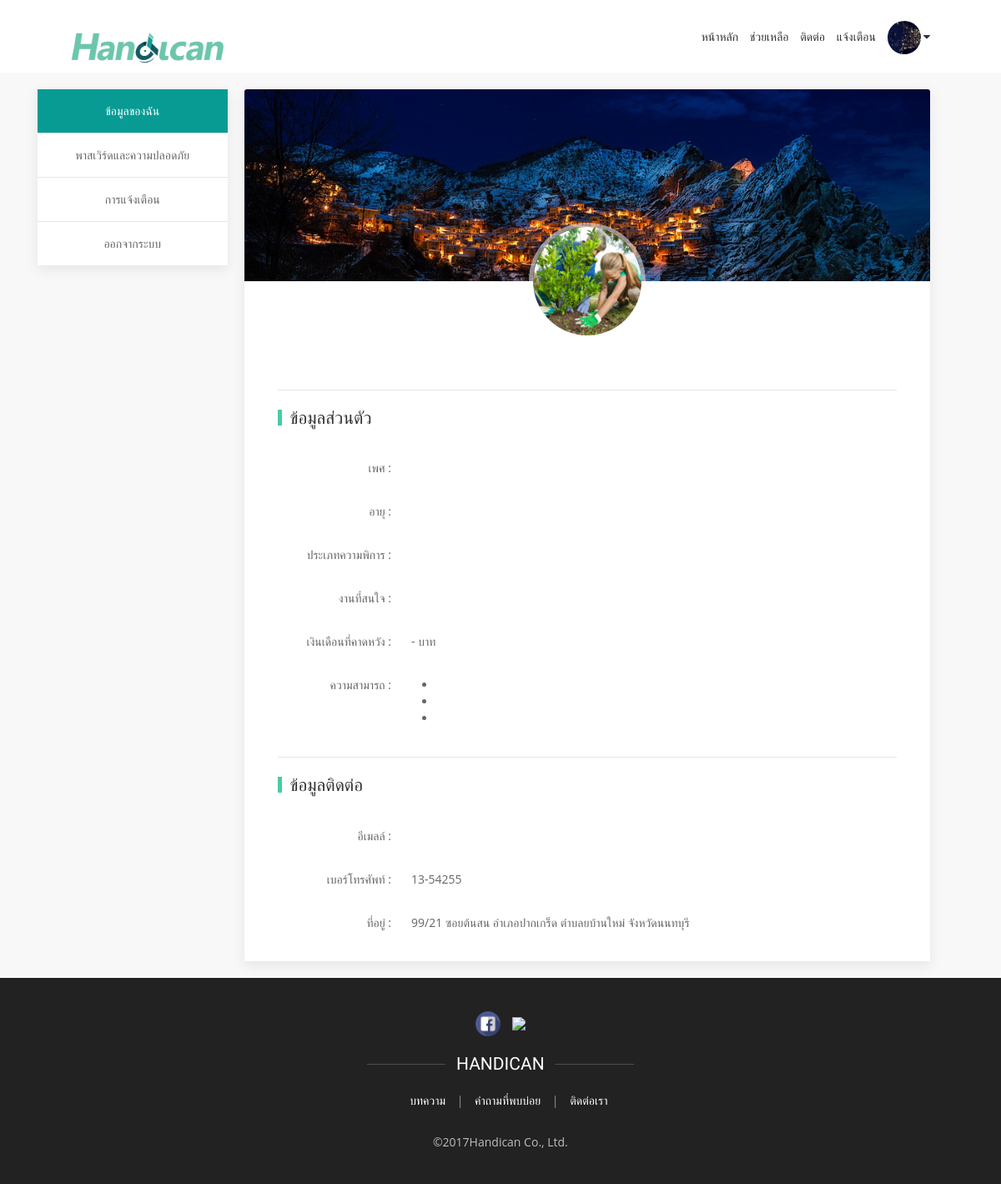
/accounts/settings/ (signed in), run on the app's committed database.
### myapp/models.py (models this page shows, shortened)
class CompanyInfo(models.Model):
	profile = models.ForeignKey(Profile, on_delete=models.SET_NULL,blank=True,null=True)
	th_name = models.CharField(max_length=100,editable=True )
	en_name = models.CharField(max_length=100,editable=True )
	phone_no = models.CharField(max_length=20,default="ไม่ระบุ")
	address = models.CharField(max_length=5000,default="ไม่ระบุ")
	info = models.CharField(max_length=5000,default="ไม่ระบุ")
	website = models.CharField(max_length=50,default="ไม่ระบุ")
	fax = models.CharField(max_length=30)
	company_type = models.CharField(max_length=100)
	get_more_info = models.BooleanField()
	created_at = models.DateTimeField(auto_now_add=True,null=True,)

class Profile(models.Model):
	user = models.ForeignKey(User, on_delete=models.SET_NULL,blank=True,null=True)
	profile_picture=models.ImageField(upload_to="profilePicture/",default="")
	created_at = models.DateTimeField(auto_now_add=True,null=True,)

### loginapp/views.py (the view)
# urls.py: url(r'^profile/(?P<dis_id>\d+)/(?P<job_id>\d+)$',views.disable_detail, name="dis_detail"),
@login_required
def profile(request):
    list_noti = []
    read =True
    profile = Profile.objects.get(user=request.user)
    if User.objects.filter(pk=request.user.id, groups__name='disability').exists() :
        dis = DisabilityInfo.objects.get(profile=profile)
        noti = Notifications.objects.filter(tarket=profile)
        for i in noti:
            temp = {'name': '', 'action': '', 'obj':'','time':None,'img':None,'is_read': False,
            'job_name':"",'job_id':0,'noti_id':0}
            p = Profile.objects.get(user=i.user)
            dis = CompanyInfo.objects.get(profile=p)
            temp['job_name'] = i.job.title_th
            temp['job_id'] = i.job.id
            temp['name'] = dis.th_name
            temp['action'] = i.action
            temp['obj'] = i.obj
            temp['time'] = i.created_at
            temp['is_read'] = i.is_read
            temp['img'] = p.profile_picture.url
            temp['noti_id'] = i.id
            print(temp['is_read'])
            list_noti.append(temp)
        return render(request, 'profile.html',{'dis':dis,'noti':list_noti})
    else :
        print("ds")
        return  redirect('company_profile')

### loginapp/templates/profile.html (shortened to what this page needs)
{% extends 'base.html' %} {% load static %}{% load widget_tweaks %} {% block content %}
    <div class="uk-background-muted ">
        <br>
        <div class="container">
            <div uk-grid>
                <div class="uk-width-1-4@m uk-text-center">
                    <div class=" uk-card uk-card-default uk-card-body  uk-padding-remove uk-margin-right   ">
                        <table class="uk-table uk-table-divider"  >
                            <tbody>
                                <tr >
                                    <td class="click-detail"><a  class="uk-link-reset "  > ข้อมูลของฉัน</a></td>
                                </tr>
                                <tr>
                                    <td class="click-password" ><a href="" class="uk-link-reset " >พาสเวิร์ดและความปลอดภัย</a></td>
                                </tr >
                                <tr >
                                    <td class="click-noti" ><a class="uk-link-reset ">การแจ้งเตือน</a></td>
                                </tr>
                                <tr >
                                    <td><a class="uk-link-reset " href="{% url 'logout' %}">ออกจากระบบ</a></td>
                                </tr>
                            </tbody>
                        </table>
                    </div>
                </div>
                <div class="uk-width-3-4@m" uk-grid>
                    <div class="uk-card uk-card-default uk-padding-remove-left uk-width-1-1" >
                        <div id="detail">
                            <div class="card hovercard  uk-margin-remove-top "  >
                                <div class="cardheader">
                                </div>
                                <div class="avatar">
                                    <img src=" {{dis.profile.profile_picture.url}}" class="inImgProfile"  alt="">
                                </div>
                            </div>
                            <div class="uk-container ">
                                <hr >
                                <h2 class="uk-heading-bullet uk-margin-remove-top ">ข้อมูลส่วนตัว </h2>
                                <table class="uk-table ">
                                    <tbody>
                                        <tr >
                                            <td class="uk-width-1-5 uk-text-right">เพศ : </td>
                                            <td class="uk-table-expand"> {{dis.sex}}</td>
                                        </tr>
                                        <tr>
                                            <td class="uk-text-right ">อายุ : </td>
                                            <td class="uk-table-expand">{{dis.age}}</td>
                                        </tr>
                                        <tr>
                                            <td class="uk-text-right ">ประเภทความพิการ : </td>
                                            <td class="uk-table-expand">{{dis.disability_cate}}</td>
                                        </tr>
                                        <tr>
                                            <td class="uk-text-right">งานที่สนใจ :</td>
                                            <td class="uk-table-expand">
                                            </td>
                                        </tr>
                                        <tr>
                                            <td class="uk-text-right">เงินเดือนที่คาดหวัง :</td>
                                            <td class="uk-table-expand">{{dis.expected_salary1}} - {{dis.expected_salary2}} บาท</td>
                                        </tr>
                                        <tr>
                                            <td class="uk-text-right">ความสามารถ :</td>
                                            <td class="uk-table-expand">
                                                <ul>
                                                    <li> {{dis.talent}}</li>
                                                    <li>{{dis.talent2}} </li>
                                                    <li> {{dis.talent3}}</li>
                                                </ul>
                                            </td>
                                        </tr>
                                    </tbody>
                                </table>
                                <hr>
                                <h2 class="uk-heading-bullet uk-margin-remove-top ">ข้อมูลติดต่อ </h2>
                                <table class="uk-table">
                                    <tbody>
                                        <tr>
                                            <td class="uk-width-1-5 uk-text-right">อีเมลล์ :</td>
                                            <td class="uk-table-expand">{{dis.email}}</td>
                                        </tr>
                                        <tr>
                                            <td class="uk-text-right">เบอร์โทรศัพท์ :</td>
                                            <td class="uk-table-expand">
                                                {{dis.phone_no}}
                                            </td>
                                        </tr>
                                        <tr>
                                            <td class="uk-text-right">ที่อยู่ :</td>
                                            <td class="uk-table-expand">
                                                {{dis.address}} {{dis.province}}
                                            </td>
                                        </tr>
                                    </tbody>
                                </table>
                            </div>
                        </div>
                    <br>
                </div>
            </div>
        </div>
    </div>
</div>
<br>
{% endblock %}

### static/css/css_home/style.css (style rules this page uses)
body { font-family: 'Open Sans', sans-serif; }
a { text-decoration: none; transition: .3s all ease-in-out; }
img { width: 100%; }

### data on the page
CompanyInfo: profile.profile_picture (picture), phone_no "13-54255", address "99/21 ซอยต้นสน อำเภอปากเกร็ด ตำบลยบ้านใหม่ จังหวัดนนทบุรี"
